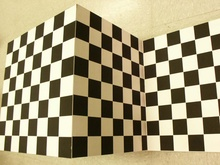
%> input picture matlab_codes/line_detector/cube.jpg, 220 x 165 px, shrunk from 1280 x 960 before the run
$ octave test_line_detector.m   (GNU Octave 9; MATLAB toolbox functions it lacks are replaced by stand-ins)
%> lines starting %> are read from the running program, lines starting %| are printed output that depends on the picture
%> further down, im is the input picture: size 165x220x3 uint8; mean R, G, B 164.3, 153.8, 120.8
### matlab_codes/line_detector/line_detector.m
function Line = line_detector(IM)
% Line segment detection using direct method.
% ****************** Version 1.0 Note ***********************
% References:
% 1. P. Kahn, L. Kitchen and E.M. Riseman, A fast line finder for
% vision-guided robot navigation, PAMI nov. 1990, pp 1098-1102.
% 2. X. Lebegue and J.K. Aggarwal, Significant line segments for an indoor
% mobile robot. PAMI, Dec. 1993, pp 801-815.
% 3. Jana Kosecka and Wei Zhang, Video Compass, IJCV 2002.
% Author: Allen Y. Yang, August, 2003. UIUC
%
% ****************** Version 1.1 Note **********************
% Add line segment extension function to detect short line disconnections
% Author: Allen Y. Yang, August, 2003. UIUC

% Pre-Processing to get magnitude and direction information from raw image
if size(IM,3)>1
    IM = rgb2gray(IM);
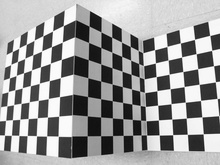
%> IM: size 165x220 uint8; min 4, max 254, mean 153.2
end

gaussionFilter = fspecial('gaussian',[4,4],2);
IM = imfilter(IM,gaussionFilter);
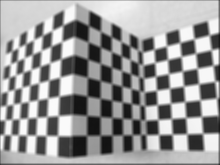
%> IM: size 165x220 uint8; min 17, max 251, mean 151.2
IM = im2double(IM);
%> IM: size 165x220 double
[Ix, Iy] = sobel(IM);
[magnitude, direction]=GradientQuantization(Ix,Iy,'canny');

[h w] = size(magnitude);
limit = floor(w*0.04);
element8 = [-1 -1; -1 0; -1 1; 0 -1; 0 1; 1 -1; 1 0; 1 1];
element24= [-2 -2; -2 -1; -2 0; -2 1; -2 2; -1 -2; -1 -1; -1 0; -1 1; -1 2; 0 -2; 0 -2; 0 1; 0 2; 1 -2; 1 -1; 1 0; 1 1; 1 2; 2 -2; 2 -1; 2 0; 2 1; 2 2];
N=0;    L = [];

% Step 1, Form line support regions
for x=3:h-2                     % Avoid boundary effect
    for y=3:w-2
        if magnitude(x,y)>0     % new start point of a possible line support region
            % Init starting point
            region = [];
            region(1,1:2)=[x y];
            mag = magnitude(x,y);
            dir = direction(x,y);
            magnitude(x,y)=0;
            head = 1; tail = 1;
            while (tail>=head)
                % inner loop search for the max region with specific direction
                % and magnitude.
                while (tail>=head)
                    % search new connected components (CCA method)
                    for i=1:24
                        xx = region(head,1) + element24(i,1);
                        yy = region(head,2) + element24(i,2);
                        if (xx>2)& (yy>2) & (xx<=h-2) & (yy<=w-2) & (magnitude(xx,yy)>0) & (abs(magnitude(xx,yy)-mag)<1.5) & ((abs(direction(xx,yy)-dir)<=1) | (abs(direction(xx,yy)-dir)==15))
                            tail = tail + 1;
                            region(tail,1:2)=[xx yy];
                            magnitude(xx,yy) = 0;
                        end
                    end
                    head = head +1;
                end
                % outer loop search for the possible extension beyond the
                % end point.
                dir = direction(region(tail,1),region(tail,2));
                for i=-5:5
                    for j=-5:5
                        xx = region(tail,1)+i;
                        yy = region(tail,2)+j;
                        if (xx>2)& (yy>2) & (xx<=h-2) & (yy<=w-2) & (magnitude(xx,yy)>0) & ( direction(xx,yy)==dir )
                            % extend the line support region with new start
                            % point (xx,yy)
                            tail = tail + 1;
                            region(tail,1:2)=[xx yy];
                            mag = magnitude(xx,yy);
                            magnitude(xx,yy)=0;
                            break;
                        end
                    end
                    if (tail==head)
                        break;
                    end
                end
            end
            if tail>limit
% Step 2: Fit line parameters of the regions
                % Visualize the support region
%                 hold on;
%                 for i=1:tail
%                     plot(region(i,2),region(i,1),'bo'); % The plot coordinate is (y,x) starting from the same upper-left
%                 end

                % Calculate the eigenvalues of the line parameter matrix
                % When we process the coordinates in Matlab, need to
                % remember it array starts from (1,1), image from (0,0)
                % The following codes compensate the difference.
                for i=1:tail
                    region(i,1)=region(i,1)-1;
                    region(i,2)=region(i,2)-1;
                end
                % The above codes are only necessary under Matlab.

                xybar=sum(region)/tail;
                xytilt=region - repmat(xybar,tail,1);
                D = zeros(2,2);
                for i=1:tail
                    xx = xytilt(i,1)*xytilt(i,1);
                    xy = xytilt(i,1)*xytilt(i,2);
                    yy = xytilt(i,2)*xytilt(i,2);
                    D=D + [xx xy; xy yy];
                end
                [Vector Value] = eig(D); %The eigenvector corresponding to the larger eigenvalue is Vector(:,2)
                theta = atan2(Vector(2,2), Vector(1,2));
                %%%%%%%%%%%%%%%%%%%%%%%%%%%%%%%%%%%%%%%%%%%%%%%%%%%%
                %            .-----------------------------> y     %
                %            |   /                                 %
                %            |  /                                  %
                %            | /                                   %
                %            |/                                    %
                %            |) theta                              %
                %            V x                                   %
                %%%%%%%%%%%%%%%%%%%%%%%%%%%%%%%%%%%%%%%%%%%%%%%%%%%%
                sinTheta = sin(theta);
                cosTheta = cos(theta);
                dist = xybar(1)*sinTheta-xybar(2)*cosTheta;

                % Calculate end points by projecting two end pixels back to
                % the line equation.
                endpoints(:,1) = PointProjToLine(region(1,:)',theta,dist);
                endpoints(:,2) = PointProjToLine(region(tail,:)',theta,dist);

                % Step 4, finally register the line associated to the two
                % points. Note that the line is uncalibrated.
                N=N+1;
                Line(1:2,N)=endpoints(:,1);
                Line(3:4,N)=endpoints(:,2);
                Line(5:6,N)=[theta; dist];
            end
        end
    end
end

### matlab_codes/line_detector/sobel.m
function [Ix,Iy]=sobel(im)
% Sobel operator, return the gradient magnitudes along both x and y axes.

[h w d]=size(im);
Ix=zeros(h,w); Iy = zeros(h,w);
if (d ~= 1)
    error('Sobel operator only compute gray level images');
    return;
end
%Sx = [-1 -2 -1; 0 0 0; 1 2 1];
%Sy = [-1 0 1; -2 0 2; -1 0 1];

for i=2:h-1
    for j=2:w-1
        Ix(i,j) = -im(i-1,j-1)-im(i-1,j)*2-im(i-1,j+1)+im(i+1,j-1)+im(i+1,j)*2+im(i+1,j+1);
        Iy(i,j) = -im(i-1,j-1)+im(i-1,j+1)-2*im(i,j-1)+2*im(i,j+1)-im(i+1,j-1)+im(i+1,j+1);
    end
end
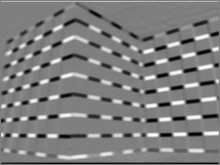
%> Ix: size 165x220 double; min -1.73, max 1.73, mean -0.0134; drawn with min black and max white
%> (the rest of the program and of its run is left out)
